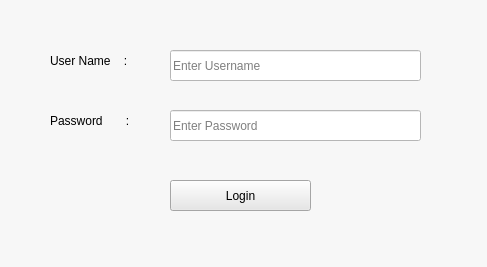
<?xml version="1.0" encoding="UTF-8"?>
<ui version="4.0">
 <class>Form</class>
 <widget class="QWidget" name="Form">
  <property name="geometry">
   <rect>
    <x>0</x>
    <y>0</y>
    <width>487</width>
    <height>267</height>
   </rect>
  </property>
  <property name="windowTitle">
   <string>Form</string>
  </property>
  <property name="styleSheet">
   <string notr="true">background-color: rgb(247, 247, 247);</string>
  </property>
  <widget class="QLabel" name="label_16">
   <property name="geometry">
    <rect>
     <x>50</x>
     <y>50</y>
     <width>111</width>
     <height>21</height>
    </rect>
   </property>
   <property name="font">
    <font>
     <pointsize>9</pointsize>
    </font>
   </property>
   <property name="text">
    <string>User Name    :</string>
   </property>
  </widget>
  <widget class="QLineEdit" name="lineEdit_9">
   <property name="geometry">
    <rect>
     <x>170</x>
     <y>50</y>
     <width>251</width>
     <height>31</height>
    </rect>
   </property>
   <property name="styleSheet">
    <string notr="true">background-color: rgb(255, 255, 255);</string>
   </property>
   <property name="placeholderText">
    <string>Enter Username</string>
   </property>
  </widget>
  <widget class="QLabel" name="label_17">
   <property name="geometry">
    <rect>
     <x>50</x>
     <y>110</y>
     <width>111</width>
     <height>21</height>
    </rect>
   </property>
   <property name="font">
    <font>
     <pointsize>9</pointsize>
    </font>
   </property>
   <property name="text">
    <string>Password       :</string>
   </property>
  </widget>
  <widget class="QLineEdit" name="lineEdit_10">
   <property name="geometry">
    <rect>
     <x>170</x>
     <y>110</y>
     <width>251</width>
     <height>31</height>
    </rect>
   </property>
   <property name="styleSheet">
    <string notr="true">background-color: rgb(255, 255, 255);</string>
   </property>
   <property name="text">
    <string/>
   </property>
   <property name="echoMode">
    <enum>QLineEdit::Password</enum>
   </property>
   <property name="placeholderText">
    <string>Enter Password</string>
   </property>
  </widget>
  <widget class="QPushButton" name="pushButton">
   <property name="geometry">
    <rect>
     <x>170</x>
     <y>180</y>
     <width>141</width>
     <height>31</height>
    </rect>
   </property>
   <property name="styleSheet">
    <string notr="true">background-color: rgb(231, 231, 231);</string>
   </property>
   <property name="text">
    <string>Login</string>
   </property>
  </widget>
  <widget class="QLabel" name="label">
   <property name="geometry">
    <rect>
     <x>50</x>
     <y>220</y>
     <width>391</width>
     <height>31</height>
    </rect>
   </property>
   <property name="styleSheet">
    <string notr="true">color: rgb(255, 0, 0);</string>
   </property>
   <property name="text">
    <string/>
   </property>
   <property name="alignment">
    <set>Qt::AlignCenter</set>
   </property>
  </widget>
 </widget>
 <resources/>
 <connections/>
</ui>
